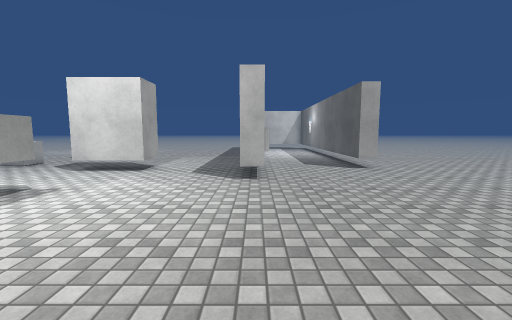
view 1 (above)

18 first-person views from a walk through a scene from a Unity 3-D project. The camera is 1.4 m above the floor, tilts 6° down and sees 90° across. The floor is counted in squares, 1 m on a side. Each view is taken from the middle of a square. On the plan, view 1 faces up. The plan holds only what a view shows up to about 13 squares ahead; the rest is blank. The place goes on beyond the plan. The player is left out. Surface patterns are stand-ins for the level's own textures.

view 2
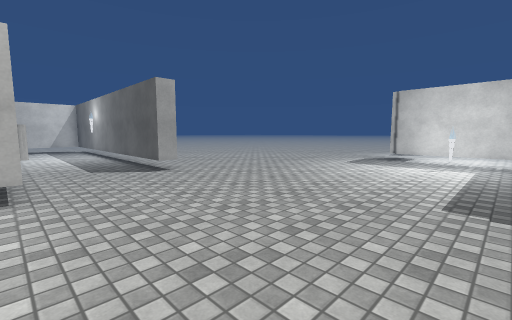

view 3
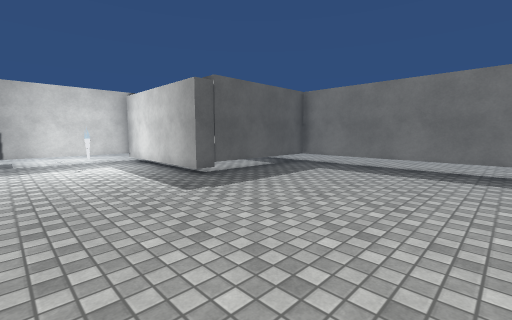

view 4
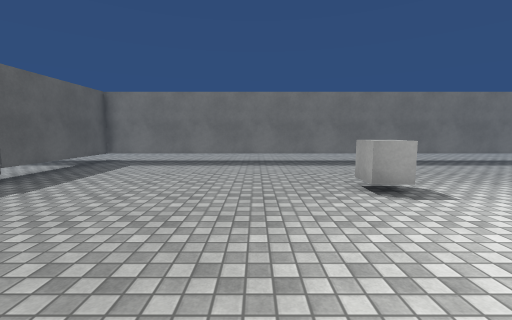

view 5
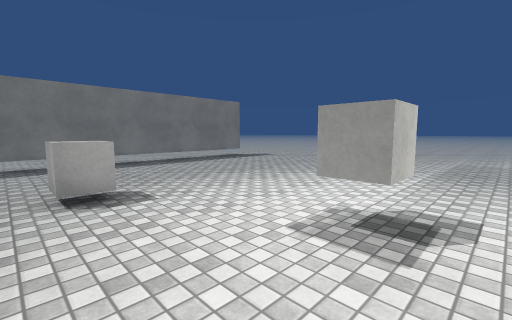

view 6
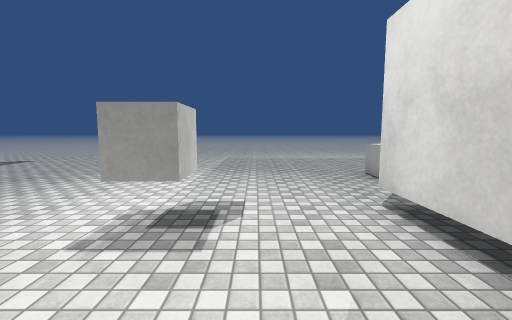

view 7
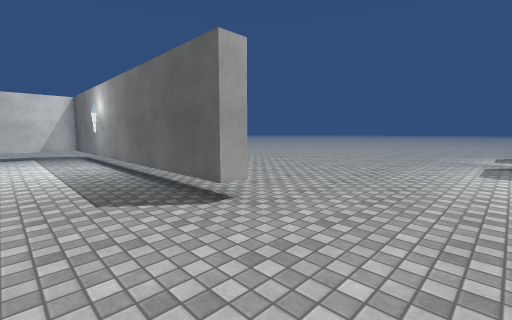

view 8
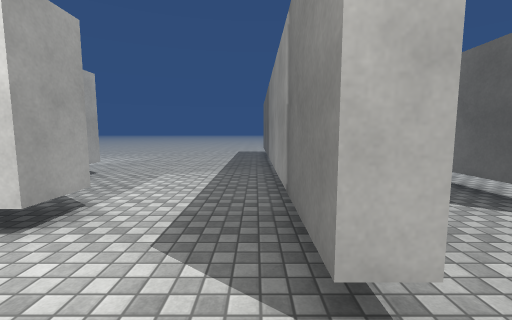

view 9
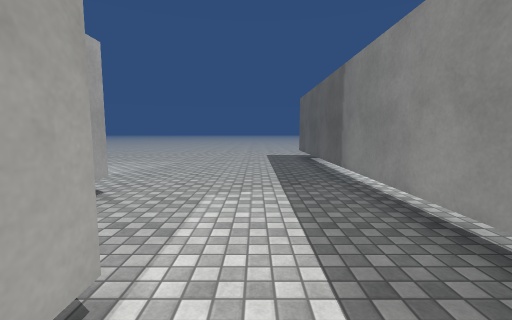

view 10
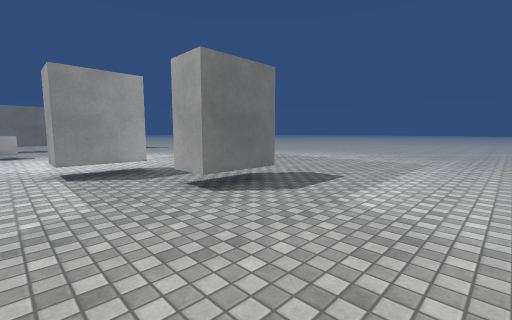

view 11
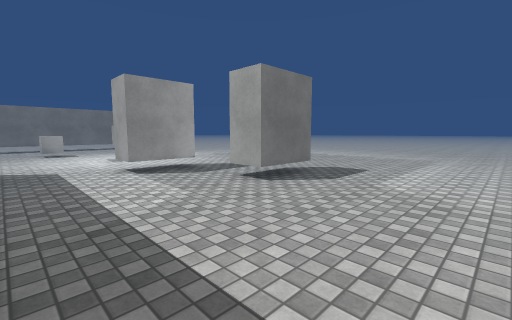

view 12
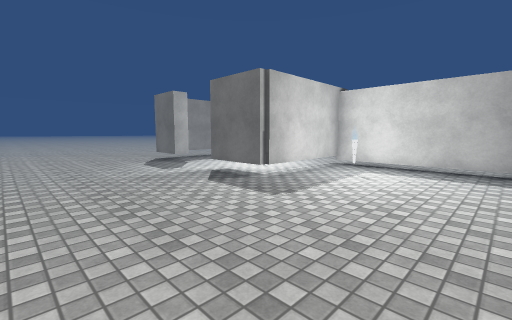

view 13
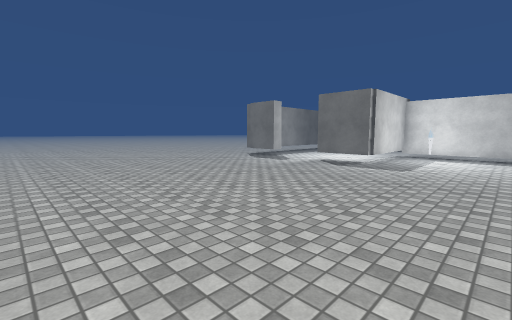

view 14
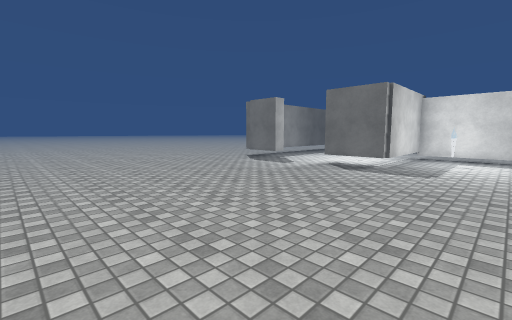

view 15
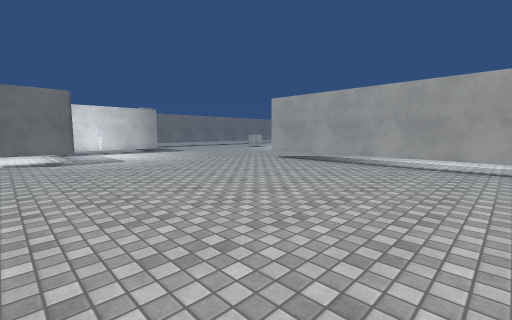

view 16
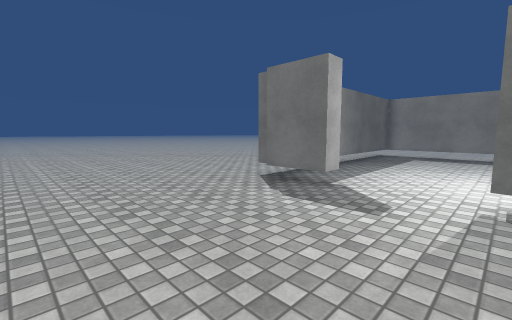

view 17
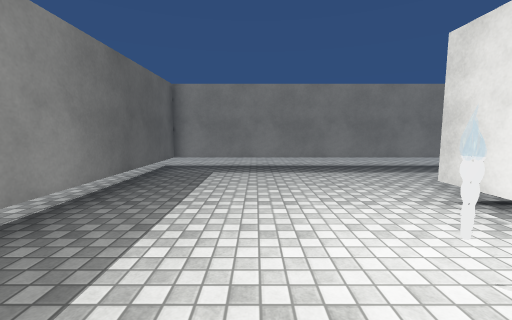

view 18
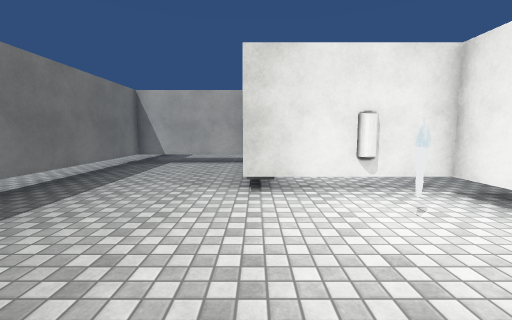

### Floor plan
Key: @ floor where view 1 was taken; # wall or solid block; . floor; T thing the floor can be seen under or through; C cube; R torch; O other object.
Columns run from 12 left of view 1 to 24 right of it. Each row starts with its distance up from view 1.
 20 ............#...TT......... .
 19 ............#...TT..........
 18 ............#...TT...........
 17 ............#...TT...................
 16 ............#...TT...................
 15 ...###......#...TT...................
 14 ...  #......#...TT...................
 13 ............#...TT...................
 12 ..C.........#...T ...................
 11 .CC...TTT...#...T ...................
 10 ......  T...#...TT...................
  9 ......TTT...#........................
  8 ............#........................
  7 .....................................
  6 ......CC.............................
  5 ......CC..................TTT...###..
  4    .......................T.....#  ..
  3    .....................O.T.R....  ..
  2   ........................T......#
  1 ........CC................T......#
  0 .........C..@......TTTTTTTT......#
 -1 ...................TT............#
 -2 ...................TT............#
 -3 ...................TT............# .
 -4  ..................TT............#
 -5 ...................##............#
 -6 ########TTTTTTTTTT################
 -7          .. .......................
 -8          .. ......   ..............
 -9          .. .....
-10          .. ....

Where each view was taken, in squares from view 1:
view 1: 0 up, 0 right, facing up
view 2: 1 up, 0 right, facing up-right
view 3: 5 up, 0 right, facing down-right
view 4: 7 up, 0 right, facing down
view 5: 7 up, 2 left, facing down-left
view 6: 7 up, 2 left, facing left
view 7: 6 up, 1 right, facing up-right
view 8: 6 up, 1 left, facing up
view 9: 9 up, 3 left, facing up
view 10: 20 up, 3 left, facing down-left
view 11: 20 up, 1 left, facing down-left
view 12: 11 up, 8 right, facing down-right
view 13: 17 up, 9 right, facing down-right
view 14: 16 up, 10 right, facing down-right
view 15: 20 up, 16 right, facing down-left
view 16: 11 up, 16 right, facing down-right
view 17: 5 up, 18 right, facing down
view 18: 0 up, 20 right, facing left
